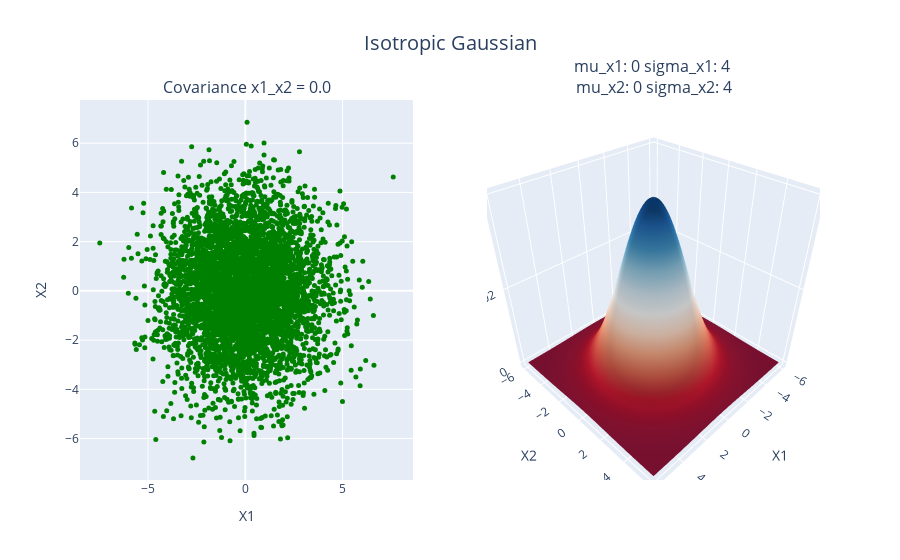

The notebook cell this image was saved under:
### Code cell
# Mean of the random variables X1 and X2
mu_x1, mu_x2 = 0, 0

# Standard deviation of the random variables X1 and X2
# Remember the std. is going to be the same
# along all the dimensions.
sigma_x1 = sigma_x2 = 2

# Number of samples to extract
sample_size = 5000

# Positions for which probability density is
# to be generated
x1, x2 = np.mgrid[
    (-3.0 * sigma_x1 + mu_x1) : (3.0 * sigma_x1 + mu_x1) : 0.1,
    (-3.0 * sigma_x2 + mu_x2) : (3.0 * sigma_x2 + mu_x2) : 0.1,
]
pos = np.dstack((x1, x2))

# Mean vector
mu = [mu_x1, mu_x2]


# Because the covariance matrix of an multivariate isotropic
# gaussian is a diagonal matrix, hence the covariance for
# the dimension will be zero.
cov_x1x2 = 0
cov = [[sigma_x1**2, cov_x1x2], [cov_x1x2, sigma_x2**2]]


isotropic_gaussian = get_multivariate_normal(
    mu=mu,
    cov=cov,
    sample=True,
    sample_size=sample_size,
    seed=seed,
    gen_pdf=True,
    pos=pos,
)

fig = make_subplots(
    rows=1,
    cols=2,
    shared_yaxes=False,
    shared_xaxes=False,
    specs=[[{"type": "scatter"}, {"type": "surface"}]],
    subplot_titles=(
        "Covariance x1_x2 = 0.0",
        f"mu_x1: {mu_x1} sigma_x1: {sigma_x1**2} <br>mu_x2: {mu_x2} sigma_x2: {sigma_x2**2}",
    ),
)


fig.add_trace(
    go.Scatter(
        x=isotropic_gaussian[1][:, 0],
        y=isotropic_gaussian[1][:, 1],
        mode="markers",
        marker=dict(size=5, color="green"),
    ),
    row=1,
    col=1,
)

fig.add_trace(
    go.Surface(z=isotropic_gaussian[2], x=x1, y=x2, colorscale="RdBu", showscale=False),
    row=1,
    col=2,
)

fig.update_layout(
    {
        "scene": dict(
            xaxis=dict(title="X1"),
            yaxis=dict(title="X2"),
            zaxis=dict(title="Probability density"),
        ),
        "xaxis": {"title": "X1"},
        "yaxis": {"title": "X2"},
        "title": {"text": "Isotropic Gaussian", "x": 0.5, "font": dict(size=20)},
    }
)

fig.write_html(os.path.join(SAVE_PLOT_DIR, "isotropic_gaussian.html"))
fig.write_image(os.path.join(SAVE_PLOT_DIR, "isotropic_gaussian.png"))
fig.show()

### Figure 1 — Plotly figure (JSON) as saved in the notebook; plotly's stock layout.template omitted (floating-point values rounded to 4 significant figures; data arrays with more than 128 entries replaced by an {"elided": "..."} marker saying what was removed)
{"data": [{"marker": {"color": "green", "size": 5}, "mode": "markers", "type": "scatter", "x": {"elided": "5000 float values"}, "xaxis": "x", "y": {"elided": "5000 float values"}, "yaxis": "y"}, {"colorscale": [[0, "rgb(103,0,31)"], [0.1, "rgb(178,24,43)"], [0.2, "rgb(214,96,77)"], [0.3, "rgb(244,165,130)"], [0.4, "rgb(253,219,199)"], [0.5, "rgb(247,247,247)"], [0.6, "rgb(209,229,240)"], [0.7, "rgb(146,197,222)"], [0.8, "rgb(67,147,195)"], [0.9, "rgb(33,102,172)"], [1, "rgb(5,48,97)"]], "scene": "scene", "showscale": false, "type": "surface", "x": {"elided": "120x120 float values"}, "y": {"elided": "120x120 float values"}, "z": {"elided": "120x120 float values"}}], "layout": {"annotations": [{"font": {"size": 16}, "showarrow": false, "text": "Covariance x1_x2 = 0.0", "x": 0.225, "xanchor": "center", "xref": "paper", "y": 1, "yanchor": "bottom", "yref": "paper"}, {"font": {"size": 16}, "showarrow": false, "text": "mu_x1: 0 sigma_x1: 4 <br>mu_x2: 0 sigma_x2: 4", "x": 0.775, "xanchor": "center", "xref": "paper", "y": 1, "yanchor": "bottom", "yref": "paper"}], "scene": {"domain": {"x": [0.55, 1], "y": [0, 1]}, "xaxis": {"title": {"text": "X1"}}, "yaxis": {"title": {"text": "X2"}}, "zaxis": {"title": {"text": "Probability density"}}}, "title": {"font": {"size": 20}, "text": "Isotropic Gaussian", "x": 0.5}, "xaxis": {"anchor": "y", "domain": [0, 0.45], "title": {"text": "X1"}}, "yaxis": {"anchor": "x", "domain": [0, 1], "title": {"text": "X2"}}}}
